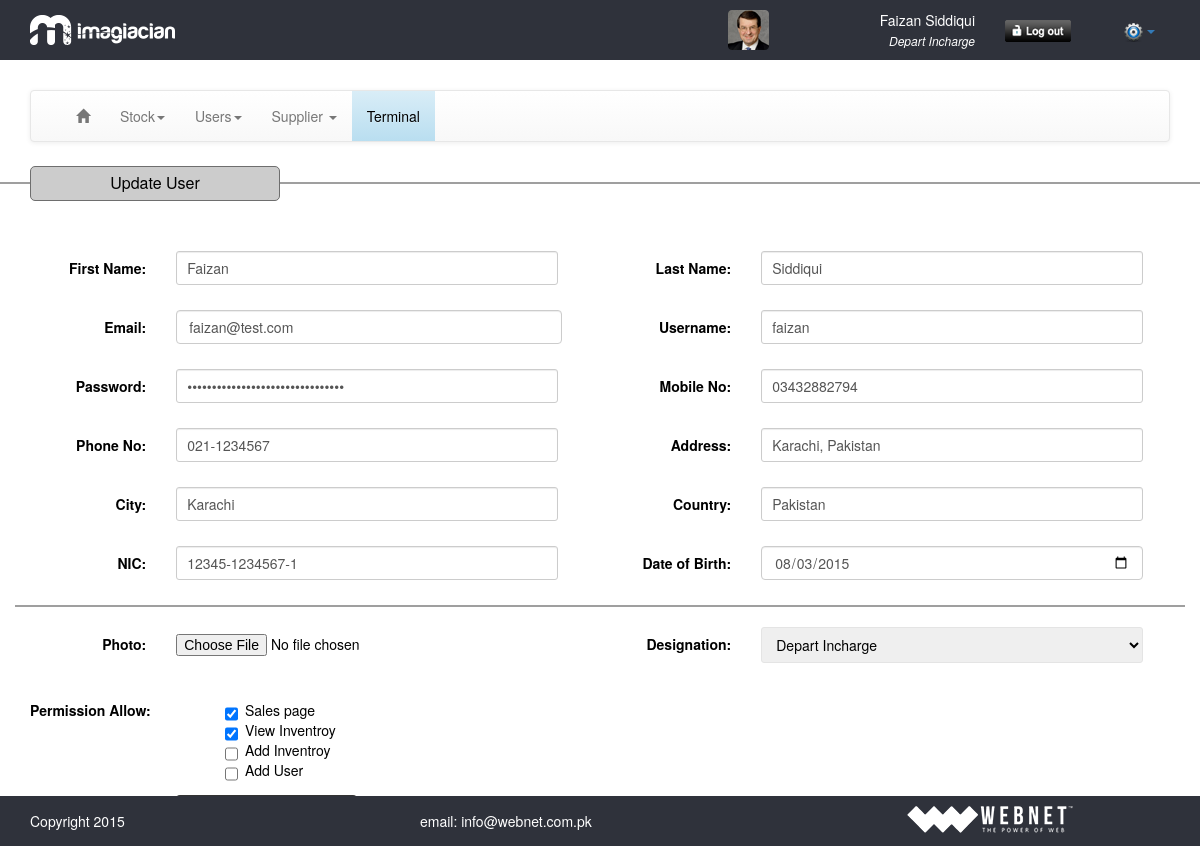
The page /add_user.php?id=1 (signed in) on the database as committed earlier.
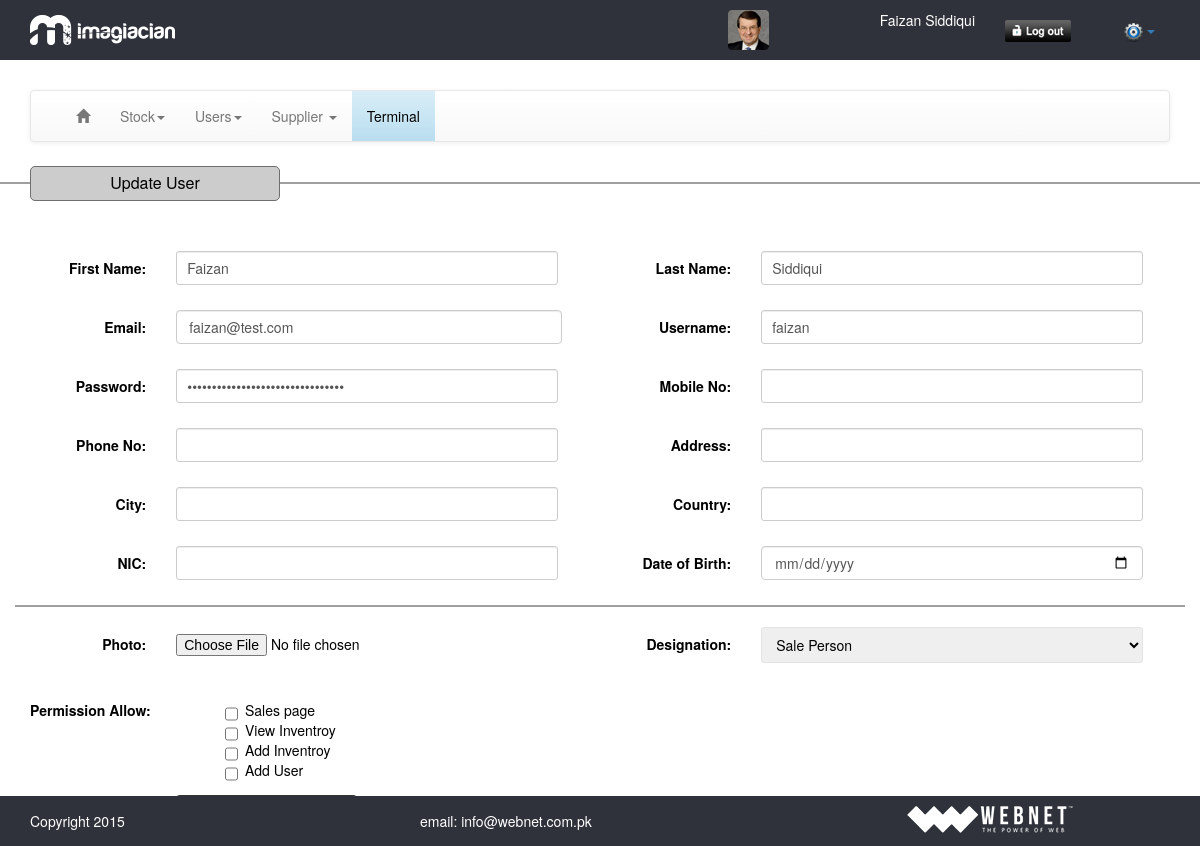
The same page on the database as committed later.
### tables this page shows
CREATE TABLE IF NOT EXISTS `users` (
  `id` int(11) NOT NULL,
  `fname` varchar(32) NOT NULL,
  `lname` varchar(32) NOT NULL,
  `email` varchar(64) NOT NULL,
  `login` varchar(32) NOT NULL,
  `password` varchar(256) NOT NULL,
  `mobile` varchar(32) NOT NULL,
  `phone` varchar(32) NOT NULL,
  `address` varchar(256) NOT NULL,
  `city` varchar(32) NOT NULL,
  `country` varchar(32) NOT NULL,
  `nic` tinytext NOT NULL,
  `dob` varchar(32) NOT NULL,
  `photo` tinytext NOT NULL,
  `designation` varchar(32) NOT NULL,
  `capabilities` tinytext NOT NULL
);

### common/class.database.php (called while the page is built, shortened)
<?php
class Database {
    public $_DB;
    public $_query;
    public $_where = array();
    public $_select = array();
    public $_action;
    public $_table;
    public function __construct() {
        try {
            $this->_DB = new PDO('mysql:host=' . DB_HOST . ';dbname=' . DB_NAME, DB_USER, DB_PASS);
            $this->_DB->setAttribute(PDO::ATTR_ERRMODE, PDO::ERRMODE_EXCEPTION);
        } catch (PDOException $e) {
            echo 'ERROR: ' . $e->getMessage();
        }
    }
    public function where($column_name, $value, $operator = '=') {
        $this->_where[$column_name] = array();
        $this->_where[$column_name][] = $value;
        $this->_where[$column_name][] = $operator;
    }
    public function query($query) {
        try {
            $this->_query = $this->_DB->prepare(filter_var($query, FILTER_SANITIZE_STRING));
            $this->bind_results();
            $this->_query->execute();
            $this->_where = array();
            $this->_select = array();
        } catch (PDOException $e) {
            $er = $e->errorInfo;
            echo '<p style="font-family:arial; background:#F00; position:absolute; z-index:10000; color:#FFF; padding:5px;">ERROR: ' . $er[2] . '</p>';
        }
    }
    public function bind_results() {
        if (!empty($this->_where)) {
            $ci = 0;
            foreach ($this->_where as $c => $value) {
                $ci++;
                $this->_query->bindValue(':' . $c.$ci, $value[0], $this->get_type($value[0]));
            }
        }
    }
    public function get_type($value) {
        if (is_int($value)) {
            $param = PDO::PARAM_INT;
        } elseif (is_bool($value)) {
            $param = PDO::PARAM_BOOL;
        } elseif (is_null($value)) {
            $param = PDO::PARAM_NULL;
        } elseif (is_string($value)) {
            $param = PDO::PARAM_STR;
        } else {
            $param = FALSE;
        }
        return $param;
    }
    public function build_query() {
        $query = $this->_action;
        if ($this->_action == 'SELECT') {
            if (!empty($this->_select)) {
                foreach ($this->_select as $column_name => $name) {
                    $query .=' ' . $column_name . ' as ' . $name . ', ';
                }
            } else {
                $query .= ' *';
            }
            $query = rtrim($query, ', ');
        }
        if ($this->_action != 'UPDATE' && $this->_action != 'INSERT') {
            $query .= ' FROM ';
        }
        $query .= $this->_table;
        if (!empty($this->_where)) {
            $query .= ' WHERE ';
            $columns = array();
            $ci = 0;
            foreach ($this->_where as $c => $v) {
                $cn = $c;
                $ci++;
                $columns[] = $cn . ' ' . $v[1] . ' :' . $c.$ci;
            }
            $query .= implode(' AND ', $columns);
        }
        $this->query($query);
    }
    public function result($fetch_type = PDO::FETCH_OBJ) {
        return $this->_query->fetch($fetch_type);
    }
    public function from($table_name, $num_rows = NULL) {
        $this->_action = 'SELECT';
        $this->_table = $table_name;
        $this->build_query();
    }
}

### classes/class.user.php (called while the page is built, shortened)
<?php
class user extends database
{
	private $table_name;
	function __construct(){
		$this->table_name = 'users';
	}
	public function get_user($ID)
	{
		$this->from($this->table_name);
		return $this->result();
	}
}
 ?>

### common/default_vars.php (called while the page is built, shortened)
<?php
$capabilities = array();
$capabilities['sales_page'] = 'Sales page';
$capabilities['view_inventory'] = 'View Inventroy';
$capabilities['add_inventory'] = 'Add Inventroy';
$capabilities['add_user'] = 'Add User';
$designation = array();
$designation['sales_person'] = 'Sale Person';
$designation['depart_incharge'] = 'Depart Incharge';
$designation['manager'] = 'Manager';
?>

### add_user.php (the view, shortened to what the changed rows need)
<?php require_once 'header.php'; ?>
<section>
	<div class="container">
		<div class="row">
			<?php
			$user = new user();
			$ID = (isset($_GET['id']))? $_GET['id'] : NULL;
			if (isset($ID)) {
				$user_result = $user->get_user($ID);
			}
			?>
			<form class="form-horizontal dashboardForm" action="" method="post">
			<div class="col-md-6">
				<div class="form-group">
					<div class="col-sm-8">
						<input type="text" name="fname" id="fname" value="<?php echo (isset($ID))? $user_result->fname : '' ?>" class="form-control" required>
					</div>
				</div>
				<div class="form-group">
					<div class="col-sm-8">
						<input type="email" name="email" id="email" value="<?php echo (isset($ID))? $user_result->email : '' ?>" class="form-control" required>
					</div>
				</div>
				<div class="form-group">
					<div class="col-sm-8">
						<input type="password" name="password" id="password" value="<?php echo (isset($ID))? $user_result->password : '' ?>" class="form-control" required>
					</div>
				</div>
				<div class="form-group">
					<div class="col-sm-8">
						<input type="text" name="phone" id="phone" value="<?php echo (isset($ID))? $user_result->phone : '' ?>" class="form-control" required>
					</div>
				</div>
				<div class="form-group">
					<div class="col-sm-8">
						<input type="text" name="city" id="city" value="<?php echo (isset($ID))? $user_result->city : '' ?>" class="form-control" required>
					</div>
				</div>
				<div class="form-group">
					<div class="col-sm-8">
						<input type="text" name="nic" id="nic" value="<?php echo (isset($ID))? $user_result->nic : '' ?>" class="form-control" required>
					</div>
				</div>
			</div>
			<div class="col-md-6">
				<div class="form-group">
					<div class="col-sm-8">
						<input type="text" name="lname" id="lname" value="<?php echo (isset($ID))? $user_result->lname : '' ?>" class="form-control" required>
					</div>
				</div>
				<div class="form-group">
					<div class="col-sm-8">
						<input type="text" name="username" id="username" value="<?php echo (isset($ID))? $user_result->login : '' ?>" class="form-control" required>
					</div>
				</div>
				<div class="form-group">
					<div class="col-sm-8">
						<input type="text" name="mobile" id="mobile" value="<?php echo (isset($ID))? $user_result->mobile : '' ?>" class="form-control" required>
					</div>
				</div>
				<div class="form-group">
					<div class="col-sm-8">
						<input type="text" name="address" id="address" value="<?php echo (isset($ID))? $user_result->address : '' ?>" class="form-control" required>
					</div>
				</div>
				<div class="form-group">
					<div class="col-sm-8">
						<input type="text" name="country" id="country" value="<?php echo (isset($ID))? $user_result->country : '' ?>" class="form-control" required>
					</div>
				</div>
				<div class="form-group">
					<div class="col-sm-8">
						<input type="date" name="dob" id="dob" value="<?php echo (isset($ID))? $user_result->dob : '' ?>" class="form-control dateTime" required>
					</div>
				</div>
			</div>
			<div class="col-md-6">
				<div class="form-group">
					<div class="col-sm-8">
						<select name="designation" id="designation" required>
							<?php
							foreach($designation as $designation=>$value){
								?>
									<option value="<?php echo $designation; ?>" <?php (isset($ID))? $des = $user_result->designation : ''; if(isset($ID)){if($designation == $des){echo 'selected=selected';}}?>><?php echo $value; ?></option>
								<?php
							}
							?>
						</select>
					</div>
				</div>
			</div>
			<div class="col-md-6">
				<div class="form-group">
					<div class="checkbox col-sm-8">
						<?php
						foreach($capabilities as $capability=>$value){
							?>
								<?php
								if(isset($ID)){
									$user_capabilities = $user_result->capabilities;
									$user_capabilities = (!empty($user_capabilities))? json_decode($user_capabilities) : array();
								}
									?>
								<label><input type="checkbox" <?php echo (isset($ID) && in_array($capability, $user_capabilities))? 'checked' : ''; ?> name="capabilities[]" value="<?php echo $capability; ?>"><?php echo $value; ?></label><br/>
						<?php
						}
						?>
					</div>
				</div>
			</div>
			</form>
		</div>
	</div>
</section>
<?php require_once 'footer.php'; ?>

### header.php (shortened to what the changed rows need)
<!DOCTYPE html>
<html>
<head>
	<link href="assets/css/reset.css" rel="stylesheet">
	<link href="assets/css/general.css" rel="stylesheet">
	<link href="assets/css/bootstrap.css" rel="stylesheet">
	<link href="assets/css/bootstrap-theme.css" rel="stylesheet">
	<link href="assets/css/style.css" rel="stylesheet">
</head>
<body>
<header>
	<div class="container">
		<div class="row">
			<div class="col-md-3 userDetail"><img src="assets/images/user_image.png"/><p><?php echo $_SESSION['user']->first_name; ?> <?php echo $_SESSION['user']->last_name; ?></p><span> <?php $desig = $_SESSION['user']->designation; echo str_replace("_"," ","$desig"); ?></span></div>
		</div>
	</div>
</header>

Rows that differ between the two databases and show on the page:
changed users "Faizan": phone "021-1234567" → (not shown); city "Karachi" → (not shown); nic "12345-1234567-1" → (not shown); mobile "03432882794" → (not shown); address "Karachi, Pakistan" → (not shown); country "Pakistan" → (not shown); dob "08/03/2015" → (not shown); designation "Depart Incharge" → (not shown)
Other text that changed with them:
form field designation: (not shown) → "Sale Person"
str_replace("_"," ","$desig"): "Depart Incharge" → (not shown)
